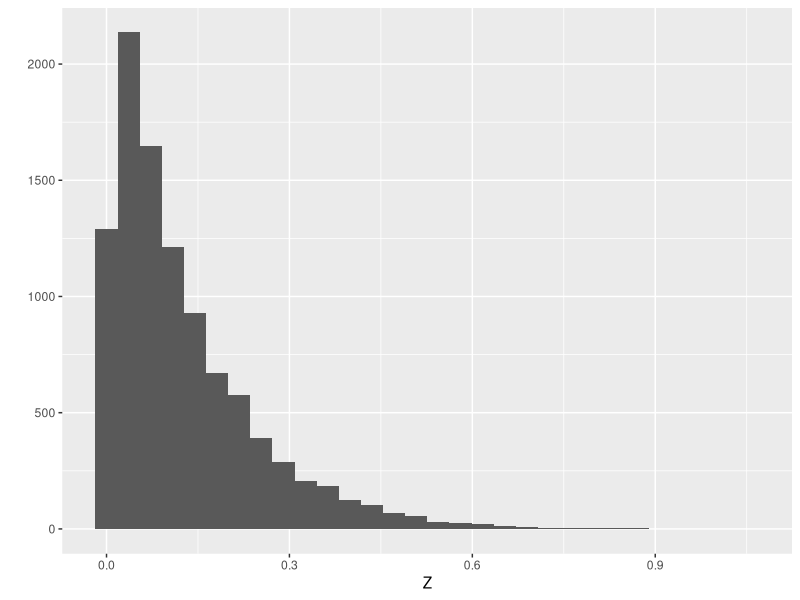

Write R code to recreate this figure.
## ---- chunk 1
library(tidyverse)
library(hexbin)
## ---- chunk 2
set.seed(1234)
## ---- chunk 3
n <- 5
lambda <- 8

X <- rgamma(1:10000, shape=n, scale=1/lambda)
## ---- chunk 4
Y <- 0
for (i in 1:n){
  Y <- Y + rexp(1:10000, rate=lambda)
}

Z <- rexp(1:10000, rate=lambda)
## ---- chunk 5
print(mean(X))
print(mean(Y))
print(mean(Z))
## ---- chunk 6
print(var(X))
print(var(Y))
print(var(Z))
## ---- chunk 7
qplot(Z)
## ---- chunk 8
mean(Z)
## ---- chunk 9
print(n / lambda)

print(mean(Y))
## ---- chunk 10
(prob1c <- exp(-lambda / 2))
## ---- chunk 11
(prob1e <- exp(-2 * lambda))
## ---- chunk 12
quartiles_to_keep <- c("25%", "50%", "75%", "100%")
(qY <- quantile(Y)[quartiles_to_keep])
## ---- chunk 13
(qZ <- quantile(Z)[quartiles_to_keep])

## ---- chunk 14
counts <- as.data.frame(qY %*% t(qZ))
rownames(counts) <- c("ZQ1", "ZQ2", "ZQ3", "ZQ4")
colnames(counts) <- c("YQ1", "YQ2", "YQ3", "YQ4")

N <- sum(counts)
(joint_probs <- counts / N)
## ---- chunk 15
xx <- 0
yy <- 0

# sum rows to 1
for (i in 1:nrow(joint_probs)){xx <- xx + sum(joint_probs[i, ])}
# sum columns to 1
for (i in 1:nrow(joint_probs)){yy <- yy + sum(joint_probs[, i])}

# Check both sums are equal to 1
(xx == 1 & yy == 1)
## ---- chunk 16
chisq.test(counts)
## ---- chunk 17
ftest <- fisher.test(counts)
ftest
